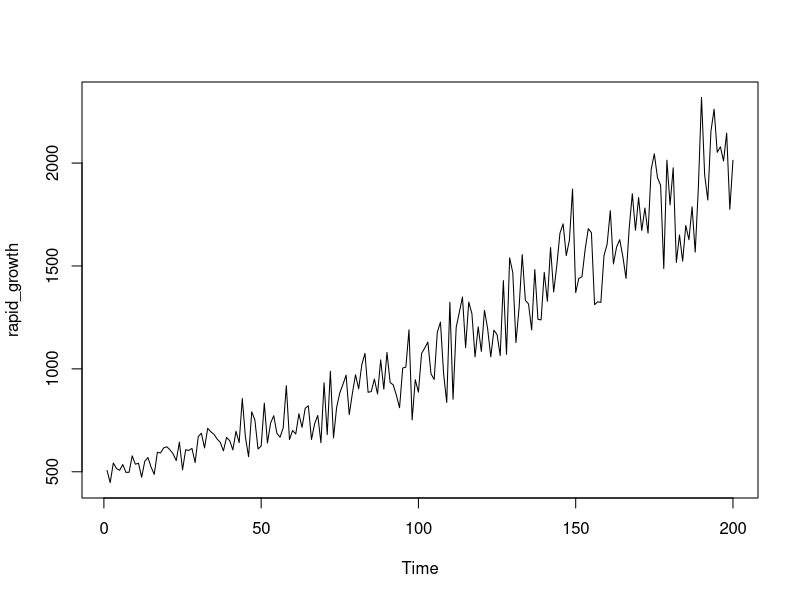
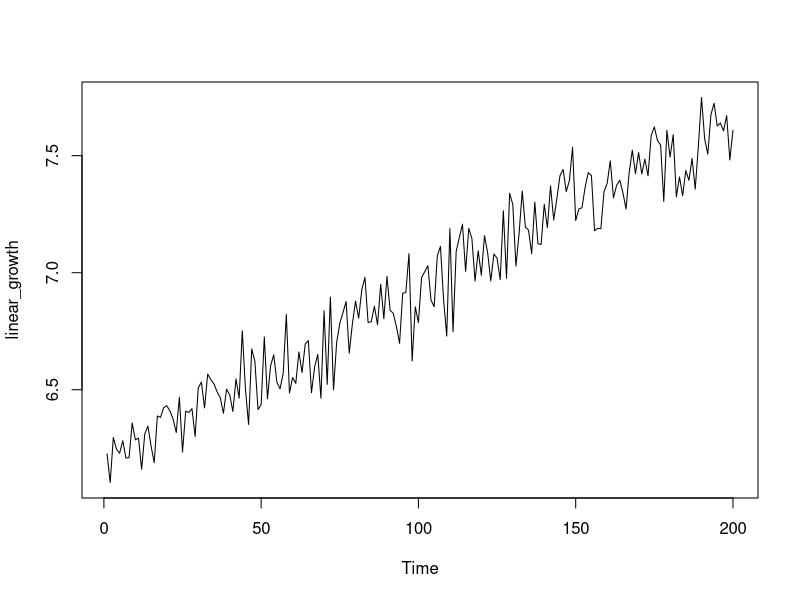
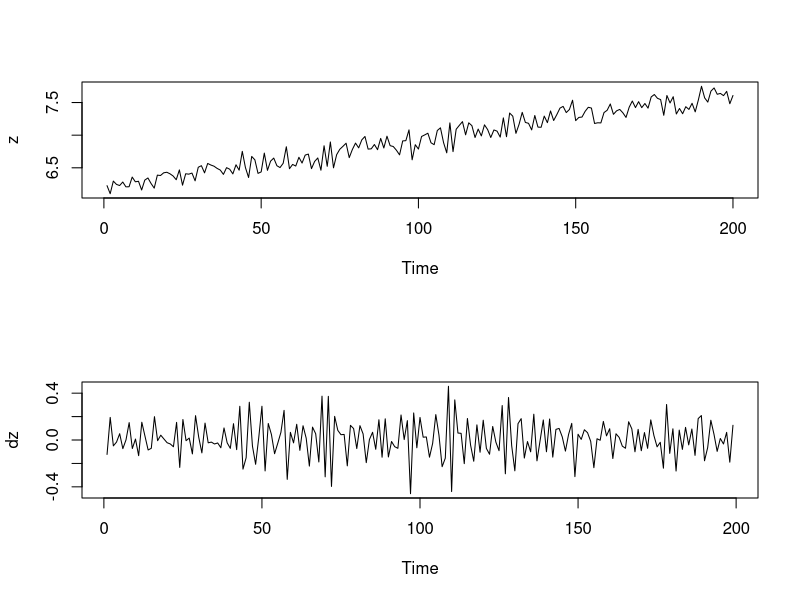
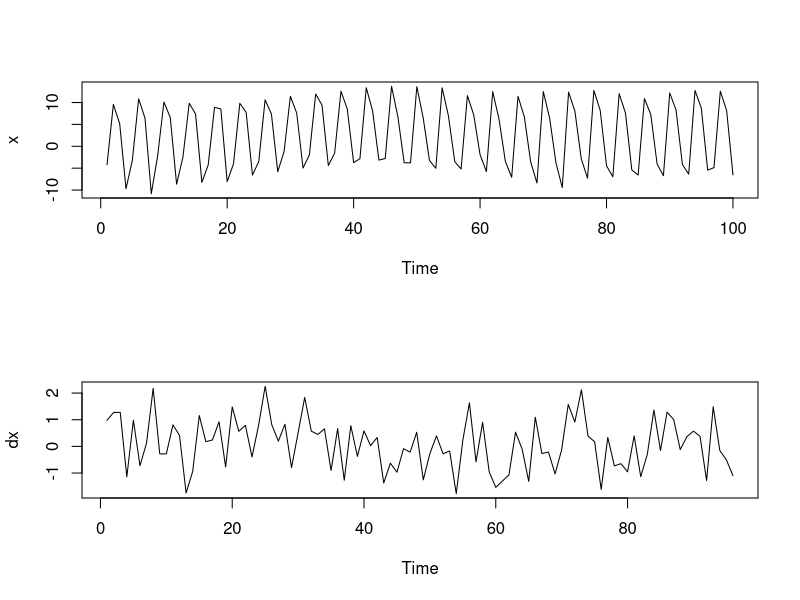
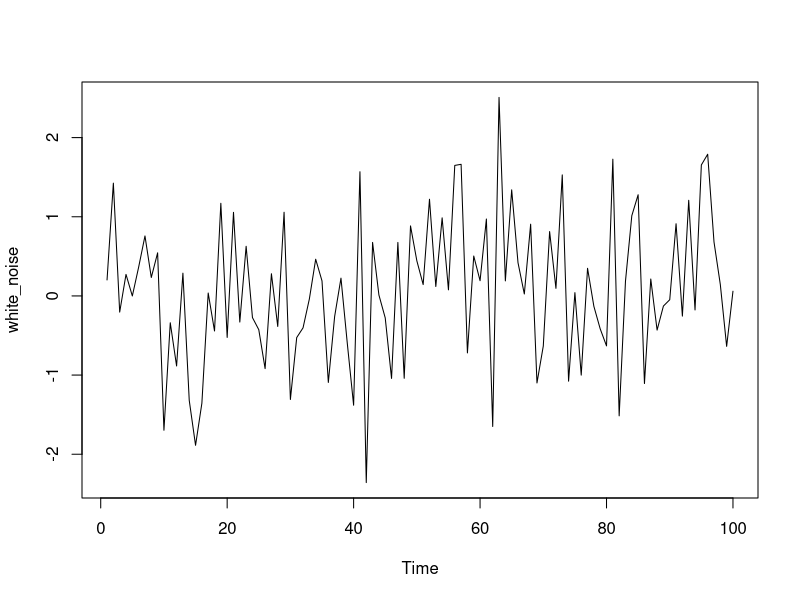
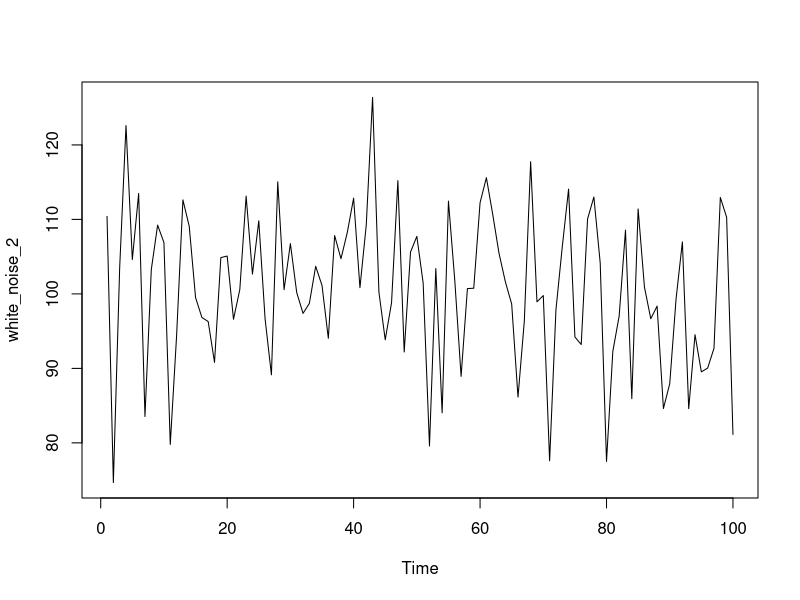
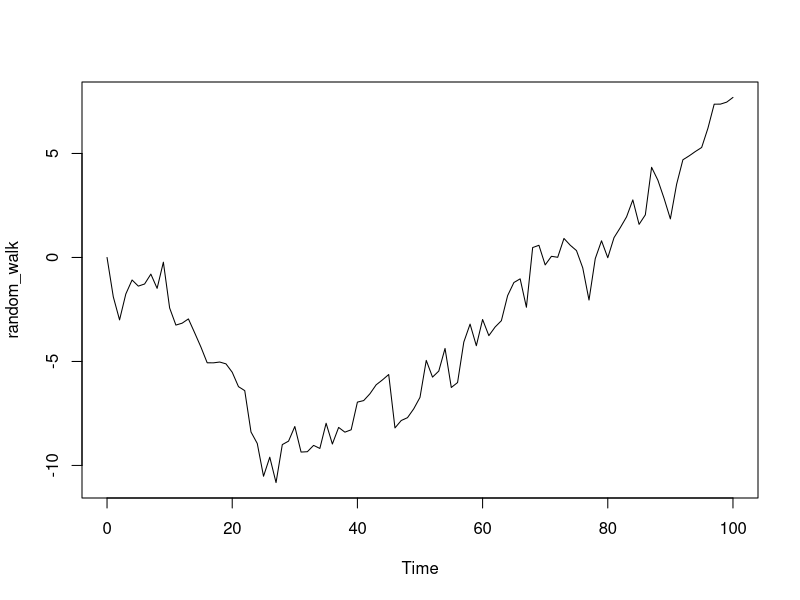
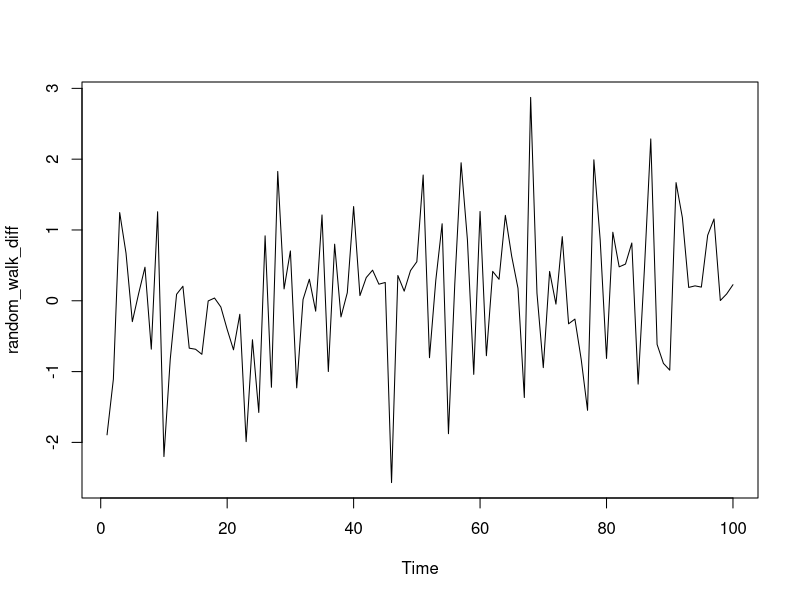

Reproduce these figures in R, in order.
# Exercise
# Removing trends in variability via the logarithmic transformation
# The logarithmic function log() is a data transformation that can be applied to positively valued time series data. It slightly shrinks observations that are greater than one towards zero, while greatly shrinking very large observations. This property can stabilize variability when a series exhibits increasing variability over time. It may also be used to linearize a rapid growth pattern over time.
# 
# The time series rapid_growth has already been loaded, and is shown in the figure on the right. Note the vertical range of the data.
# 
# Instructions
# 100 XP
# Apply the log() function to rapid_growth, saving the result as linear_growth.
# Use ts.plot() to show the transformed series linear_growth and note the condensed vertical range of the transformed data.
rapid_growth <- c(505.954737316542,447.35560816695,542.583090477044,516.063361274983,506.959924087797,535.016232606015,496.929129437996,497.562555328502,577.248300530956,536.855967325257,541.245940412262,473.497840289097,550.988961460551,569.410637437069,522.915183368473,487.200195130919,594.610786395524,591.173975668723,615.986775394564,621.317545120693,607.125046916761,587.036701378981,554.155438462285,644.117241827027,509.700025728118,607.094339401359,603.55118553444,613.621586650076,544.914334775047,670.811820766561,687.13161588209,615.581708859918,711.187318608945,694.297903386338,681.929344495129,659.140256189321,642.702057830158,601.530062712521,666.762307473106,650.965683100529,606.091343627865,696.678827373702,641.602509472816,855.771919797152,667.329074652784,573.491390192462,791.733265065015,751.591446783947,610.794814080548,624.65033623201,833.298991700858,639.886724484288,736.828256803519,772.292341071224,686.886519321095,667.763083378498,712.94149525726,918.183828402689,656.108907724902,700.497201964217,683.493272462585,781.737968201983,715.684280499056,808.287549436184,820.779546770362,656.885589359776,733.339974340827,773.538730437607,641.202740082118,932.21185739678,680.676565427109,988.282815285029,664.898568280288,813.528318290545,883.408798971726,924.274924691176,969.43211824107,777.329346514109,880.998409919801,971.358289510766,902.958423571348,1020.74565895517,1075.14831710597,886.170748719307,889.632200892515,950.390776999556,878.039522146964,1043.76763270868,901.108966040025,1079.65840856798,933.905398508361,921.9433013918,870.807113616954,811.139766624589,1004.26766243592,1008.17582581146,1189.48933735193,751.970606760973,947.475252330288,886.515305193286,1074.89426408969,1101.1306720708,1130.1854576199,975.849507265787,948.161009999662,1177.8226568287,1227.12713297946,976.995711035094,836.708871866655,1323.60473389093,852.35320730904,1200.82615703738,1274.47884753083,1349.2613900482,1102.63337196778,1324.85659429696,1268.71865481688,1058.22892886463,1204.08723498947,1084.65028499166,1284.43050935569,1195.28425174124,1058.42621256846,1188.0576623439,1166.59336076,1064.69458969538,1429.06852442551,1070.85280871704,1539.33053352377,1467.15710870044,1127.70582024314,1296.0717171226,1555.27412822535,1332.90372372162,1315.4236396165,1189.2461691901,1482.43394167998,1240.92868932515,1237.77196935431,1468.60833835437,1328.54569942606,1589.50783787689,1373.16295850591,1503.55627838567,1659.93756371734,1704.6136574176,1550.46378217986,1625.80261162794,1873.85823632632,1370.62086282574,1439.71135339554,1447.43691659102,1579.91576345679,1681.2571135903,1661.60589978392,1311.84684158442,1326.03084218461,1323.09951189813,1550.48631755657,1606.20420490403,1768.54014627508,1509.8367966576,1592.10861892944,1627.61875806856,1544.63289803997,1439.52343145633,1682.35177380745,1850.70970808186,1673.38009271644,1832.42716167314,1672.26717594592,1781.57683020519,1659.28985001442,1970.03886201406,2044.7123676587,1929.09019953541,1891.7042228956,1487.15774065956,2013.8721752695,1796.78863307401,1977.01825843918,1516.95521151591,1650.6039164404,1523.28339404562,1696.6181065012,1627.26087609279,1787.29683278825,1567.28735420676,1881.99627254267,2318.98327490681,1941.98786180548,1820.27972976969,2154.81229145692,2261.54706560833,2052.22139601365,2079.17104479186,2010.06086639259,2145.26059886687,1775.30080127631,2013.40704947701)
  
ts.plot(rapid_growth)
# Log rapid_growth
linear_growth <-log(rapid_growth)

# Plot linear_growth using ts.plot()
ts.plot(linear_growth)


# Exercise
# Removing trends in level by differencing
# The first difference transformation of a time series  consists of the differences (changes) between successive observations over time, that is .
# 
# Differencing a time series can remove a time trend. The function diff() will calculate the first difference or change series. A difference series lets you examine the increments or changes in a given time series. It always has one fewer observations than the original series.
# 
# The time series z has already been loaded, and is shown in the figure on the right.
# 
# Instructions
# 100 XP
# Apply the diff() function to z, saving the result as dz.
# Use ts.plot() to view a time series plot of the transformed series dz.
# Use two calls of length() to calculate the number of observations in z and dz, respectively.


z <- c(6.22644721334281,6.10335382233382,6.29634123585615,6.24622955111167,6.22843195527522,6.28229708775537,6.20844741922452,6.20972128804789,6.35827250415224,6.28572984126078,6.29387377889552,6.16014735145226,6.31171477530532,6.34460185650482,6.25941927762177,6.18867511691063,6.38790705099065,6.38211034916024,6.42322549478775,6.4318422960411,6.40873477794284,6.37508734151749,6.31744522223519,6.46788076206124,6.23382236782298,6.40868419809582,6.40283085141402,6.41937842976356,6.30062859840956,6.50848865168789,6.53252585448752,6.4225676888201,6.56693585306342,6.54290112400289,6.52492605202954,6.49093634370728,6.46568125422392,6.39947651373773,6.50243362179406,6.47845692668784,6.40703070676956,6.54632451169874,6.46396896781775,6.75200389180284,6.50328328954751,6.35174292371473,6.67422454855503,6.62219288746384,6.41476108293605,6.43719203115034,6.72539251138006,6.46129116769531,6.60235483491626,6.64936315848762,6.53216909563942,6.50393344502688,6.56939936271001,6.82239761937805,6.48632679303797,6.55179037142821,6.52721681333954,6.66151960536819,6.57323912069037,6.69491787322661,6.71025455545394,6.4875098623154,6.5976094065566,6.65097574043069,6.46334569409202,6.83756010365691,6.52308725269382,6.89596890707456,6.49963450012032,6.70138073649028,6.78378805946117,6.82900956493073,6.87671045494522,6.65586412994792,6.78105582107621,6.87869539045853,6.80567650980035,6.9282886773914,6.98021390044576,6.78690965068204,6.79080811988766,6.85687324422581,6.77769160645684,6.95059216963548,6.80362618929694,6.98439998172557,6.83937514670541,6.82648372642902,6.76942049838646,6.69844037789147,6.91201386077297,6.91589786378861,7.081279365728,6.62269723643191,6.85380081770285,6.78729839010667,6.97997757673786,7.00409281457646,7.0301370200274,6.88330838114885,6.85452432960534,7.07142280689253,7.11243105220367,6.88448226209977,6.72947618664758,7.1881141525679,6.74800100349129,7.09076506309115,7.15029262699804,7.20731260322573,7.00545657231082,7.18905950184368,7.14576273692186,6.96435196790078,7.09347707755427,6.98901289603892,7.15807071571375,7.0861393036455,6.96453837871522,7.08007503607121,7.06184312320099,6.970443266778,7.26477812949222,6.97621062749874,7.33910288239914,7.29108186763736,7.02794060038759,7.16709321266713,7.3494070973242,7.19511509230523,7.18191405213385,7.08107491410905,7.30144057114722,7.12361532128538,7.12106824351186,7.29207052275869,7.19184016387511,7.37117971137166,7.22487208663911,7.31558843331146,7.41453526842476,7.44109377015137,7.34630937946721,7.39375688767601,7.5357548122989,7.2230191007094,7.27219792344658,7.27754962755863,7.3651268103319,7.42729707447298,7.41553982321997,7.17919122609255,7.18994543004138,7.18773237814052,7.34632391396533,7.38162903767151,7.47790970913714,7.31975684228401,7.37281459204766,7.39487334104795,7.34254155465234,7.27206738741634,7.42794795886081,7.52332447049693,7.42260086748169,7.51339668490706,7.42193557510494,7.48525411080987,7.41414498862142,7.58580854844815,7.62301240707291,7.56480377155094,7.54523340699751,7.30462202063205,7.60781460317569,7.4937562577587,7.58934505855497,7.32446045453292,7.4088965098932,7.32862341178055,7.4363921995442,7.39465343615595,7.48845960812977,7.35710160410629,7.5400883395603,7.74888412502893,7.5714673984741,7.50674546593622,7.67545889501181,7.72380440037869,7.62667809326483,7.63972455710096,7.605920282382,7.67101631529587,7.48172515305964,7.60758361556912)

# Generate the first difference of z
dz <- diff(z)

# Plot dz
par(mfrow=c(2,1))
ts.plot(z)
ts.plot(dz)
par(mfrow=c(1,1))
# View the length of z and dz, respectively
length(z)
length(dz)


# Exercise
# Removing seasonal trends with seasonal differencing
# For time series exhibiting seasonal trends, seasonal differencing can be applied to remove these periodic patterns. For example, monthly data may exhibit a strong twelve month pattern. In such situations, changes in behavior from year to year may be of more interest than changes from month to month, which may largely follow the overall seasonal pattern.
# 
# The function diff(..., lag = s) will calculate the lag s difference or length s seasonal change series. For monthly or quarterly data, an appropriate value of s would be 12 or 4, respectively. The diff() function has lag = 1 as its default for first differencing. Similar to before, a seasonally differenced series will have s fewer observations than the original series.
# 
# Instructions
# 100 XP
# Instructions
# 100 XP
# The time series x has already been loaded, and is shown in the adjoining figure ranging below -10 to above +10. Apply the diff(..., lag = 4) function to x, saving the result as dx.
# Use ts.plot() to show the transformed series dx and note the condensed vertical range of the transformed data.
# Use two calls of length() to calculate the number of observations in x and dx, respectively.

x <- c(-4.19803335973822,9.56900905050747,5.17514338906622,-9.69164636184119,-3.21529357476552,10.8436693062559,6.45215865708188,-10.8335590731441,-2.23535073514566,10.119832962947,6.57964573528545,-8.65656473226148,-2.51500138847406,9.83743416797243,7.38619432726046,-8.24350355631342,-4.26403257072438,8.89886143008727,8.54433581556254,-8.06691284107053,-4.02302530566536,9.82267856454484,7.77285238609707,-6.58777686807675,-3.45917112006633,10.6138505016733,7.37445047382904,-5.79871450522201,-1.20471055826558,11.4292358845515,7.57004694873634,-4.96838375977415,-2.00378659668805,11.9413482982078,9.40667210265289,-4.39658482425492,-1.55557889273259,12.5998771289623,8.50291637845889,-3.72896826710606,-2.82700000921691,13.3759812867942,8.12894114749321,-3.14924907770406,-2.79947272334396,13.7105701226795,6.75521688156725,-3.77974417787649,-3.76827394084617,13.6253358560593,6.53793056349892,-3.24909834265677,-5.02419102826334,13.3553731337997,6.93116080641335,-3.52735350362993,-5.19732896878058,11.5797913233393,7.16244857247412,-1.89460681643879,-5.77779700690048,12.4826952884178,6.20808841277938,-3.43403797043816,-7.08072100968159,11.4136557746633,6.74199013667799,-3.53237586423137,-8.39354230059932,12.5072611286297,6.47317547164243,-3.74524618197473,-9.42620870823793,12.3808170457897,8.04824272204917,-2.83152774381656,-7.30189285880787,12.7658383061004,8.22369850629786,-4.44813067987144,-6.96355759602497,12.0340049862918,7.57492470964176,-5.40221818593254,-6.56819814480662,10.8964815061608,7.27657057973042,-4.03787337902209,-6.72301328397502,12.1808149692035,8.28516213832065,-4.15934247966369,-6.36067044646075,12.7530177649457,8.66591165178255,-5.44053784032607,-4.87493170537183,12.6001974041011,8.16258920594197,-6.53957167229621)

# Generate a diff of x with lag = 4. Save this to dx
dx <- diff(x, lag = 4)

# Plot dx
par(mfrow=c(2,1))
ts.plot(x)
ts.plot(dx)  
par(mfrow=c(1,1))

# View the length of x and dx, respectively 
length(x)
length(dx)
  


# Exercise
# Simulate the white noise model
# The white noise (WN) model is a basic time series model. It is also a basis for the more elaborate models we will consider. We will focus on the simplest form of WN, independent and identically distributed data.
# 
# The arima.sim() function can be used to simulate data from a variety of time series models. ARIMA is an abbreviation for the autoregressive integrated moving average class of models we will consider throughout this course.
# 
# An ARIMA(p, d, q) model has three parts, the autoregressive order p, the order of integration (or differencing) d, and the moving average order q. We will detail each of these parts soon, but for now we note that the ARIMA(0, 0, 0) model, i.e., with all of these components zero, is simply the WN model.
# 
# In this exercise, you will practice simulating a basic WN model.
# 
# Instructions
# 100 XP
# Use arima.sim() to simulate from the WN model with list(order = c(0, 0, 0)). Set the n argument equal to 100 to produce 100 observations. Save this data as white_noise.
# Plot your white_noise object using ts.plot().
# Replicate your original call to arima.sim() but this time set the mean argument to 100 and the sd argument to 10. Save this data as white_noise_2.
# Plot your white_noise_2 object with another call to ts.plot().


# Simulate a WN model with list(order = c(0, 0, 0))
white_noise <- arima.sim(model = list(order = c(0,0,0)), n = 100)

# Plot your white_noise data
ts.plot(white_noise)

# Simulate from the WN model with: mean = 100, sd = 10
white_noise_2 <- arima.sim(model = list(order = c(0,0,0)), n = 100, mean = 100, sd = 10)

# Plot your white_noise_2 data
ts.plot(white_noise_2)


# Exercise
# Estimate the white noise model
# For a given time series y we can fit the white noise (WN) model using the arima(..., order = c(0, 0, 0)) function. Recall that the WN model is an ARIMA(0,0,0) model. Applying the arima() function returns information or output about the estimated model. For the WN model this includes the estimated mean, labeled intercept, and the estimated variance, labeled sigma^2.
# 
# In this exercise, you'll explore the qualities of the WN model. What is the estimated mean? Compare this with the sample mean using the mean() function. What is the estimated variance? Compare this with the sample variance using the var() function.
# 
# The time series y has already been loaded, and is shown in the adjoining figure.
# 
# Instructions
# 100 XP
# Instructions
# 100 XP
# Use arima() to estimate the WN model for y. Be sure to include the order = c(0, 0, 0) argument after specifying your data.
# Calculate the mean and variance of y using mean() and var(), respectively. Compare the results with the output of your arima() command.

y <- c(109.761335203807,98.3161015661823,100.63294691568,88.7433987127593,101.872377016961,104.628357308022,96.6446185677499,102.861935537741,112.762472095071,82.2321895604405,88.9443425162465,94.603184959066,105.611134283638,113.827759889612,104.823186799211,101.296287605209,82.9845883499902,88.9605839815819,100.600456607996,91.035249256563,100.1928594042,95.3253727241077,94.5864315510523,121.358295918349,87.3787382991481,96.8900652561591,90.5130974518601,99.9084292221271,102.569341770317,104.961440623652,104.734635474905,88.0046450549299,100.779432761891,121.647764133843,85.7708319146464,79.1542817751461,98.1884698770029,99.9000575918412,98.9108408854003,101.644224781541,102.795262786231,84.6511153287627,96.478695879623,105.815471102771,98.5186873070791,105.24366218935,109.612642086809,85.1420130618153,82.8144174251857,103.036291436483,93.5696735465724,98.0892223944794,81.2546061795588,109.185538293753,80.4318090604482,103.559532399435,80.2226855501286,84.9747654707037,107.783629803383,92.612875815647,99.8029344059519,107.250849637866,98.6637847611836,91.9227453154993,98.3264180218282,112.734017659718,96.0281067924588,92.6490908853105,83.0848439102975,97.2219648542801,106.613612756687,97.3694287042478,108.784654442207,104.918584253723,84.4434297475219,85.6078609998276,96.5152905606852,94.1810528014953,85.0285128829162,63.2662175136146,87.2213673144322,103.522954295167,105.602155542432,103.260391527392,101.115192549417,108.456965675889,97.676314341323,103.010808274931,100.617555510141,105.581077298303,98.7272241180465,98.4399563595089,90.7821910344929,92.7459923258825,102.937624393826,83.9530591640689,110.159366234931,104.175781699309,99.2787550528578,103.251148823917)

y <- ts(y, start = 1, end = 100, frequency = 1)

# Fit the WN model to y using the arima command
arima(y, order = c(0,0,0))

# Calculate the sample mean and sample variance of y
mean(y)
var(y)

# Exercise
# Simulate the random walk model
# The random walk (RW) model is also a basic time series model. It is the cumulative sum (or integration) of a mean zero white noise (WN) series, such that the first difference series of a RW is a WN series. Note for reference that the RW model is an ARIMA(0, 1, 0) model, in which the middle entry of 1 indicates that the model's order of integration is 1.
# 
# The arima.sim() function can be used to simulate data from the RW by including the model = list(order = c(0, 1, 0)) argument. We also need to specify a series length n. Finally, you can specify a sd for the series (increments), where the default value is 1.
# 
# Instructions
# 100 XP
# Instructions
# 100 XP
# Use arima.sim() to generate a RW model. Set the model argument equal to list(order = c(0, 1, 0)) to generate a RW-type model and set n equal to 100 to produce 100 observations. Save this to random_walk.
# Use ts.plot() to plot your random_walk data.
# Use diff() to calculate the first difference of your random_walk data. Save this as random_walk_diff.
# Use another call to ts.plot() to plot random_walk_diff.

# Generate a RW model using arima.sim
random_walk <- arima.sim(model = list(order = c(0, 1, 0)), n = 100)

# Plot random_walk
ts.plot(random_walk)

# Calculate the first difference series
random_walk_diff <- diff(random_walk)

# Plot random_walk_diff
ts.plot(random_walk_diff)


# Exercise
# Simulate the random walk model with a drift
# A random walk (RW) need not wander about zero, it can have an upward or downward trajectory, i.e., a drift or time trend. This is done by including an intercept in the RW model, which corresponds to the slope of the RW time trend.
# 
# For an alternative formulation, you can take the cumulative sum of a constant mean white noise (WN) series, such that the mean corresponds to the slope of the RW time trend.
# 
# To simulate data from the RW model with a drift you again use the arima.sim() function with the model = list(order = c(0, 1, 0)) argument. This time, you should add the additional argument mean = ... to specify the drift variable, or the intercept.
# 
# Instructions
# 100 XP
# Use arima.sim() to generate another RW model. Set the model argument equal to list(order = c(0, 1, 0)) to generate a RW-type model and set n equal to 100 to produce 100 observations. Set the mean argument to 1 to produce a drift. Save this to rw_drift.
# Use ts.plot() to plot your rw_drift data.
# Use diff() to calculate the first difference of your rw_drift data. Save this as rw_drift_diff.
# Use another call to ts.plot() to plot rw_drift_diff.


# Generate a RW model with a drift uing arima.sim
rw_drift <- arima.sim(model = list(order = c(0,1,0)), n = 100, mean = 1)

# Plot rw_drift
ts.plot(rw_drift)

# Calculate the first difference series
rw_drift_diff <- diff(rw_drift)

# Plot rw_drift_diff
ts.plot(rw_drift_diff)
mean(rw_drift_diff)


# Exercise
# Estimate the random walk model
# For a given time series y we can fit the random walk model with a drift by first differencing the data, then fitting the white noise (WN) model to the differenced data using the arima() command with the order = c(0, 0, 0)) argument.
# 
# The arima() command displays information or output about the fitted model. Under the Coefficients: heading is the estimated drift variable, named the intercept. Its approximate standard error (or s.e.) is provided directly below it. The variance of the WN part of the model is also estimated under the label sigma^2.
# 
# Instructions
# 70 XP
# Instructions
# 70 XP
# The time series random_walk has already been loaded, and is shown in the adjoining figure. Use diff() to generate the first difference of the data. Save this to rw_diff.
# Use ts.plot() to plot your differenced data
# Use arima() to fit the WN model for the differenced data. To do so, set the x argument to rw_diff and set the order argument to c(0, 0, 0). Store the model in model_wn.
# Store the intercept value of model_wn in int_wn. You can obtain this value using model_wn$coef.
# Use ts.plot() to reproduce your original plot of random_walk.
# Add the estimated time trend to the adjoining plot with the function abline(). You can use int_wn as the second argument.

random_walk <- c(0,0.840799690805892,0.637459389341622,0.757921658699468,0.51187422142312,0.113766891514572,0.278972783338605,0.277594629974007,0.603058933300874,2.91209633642732,3.18199136208394,2.55157314365465,3.26756203062092,4.99979931564387,7.10915802250204,8.01070864926096,8.23772461506037,8.70157227268806,9.05126103820082,13.3200713895243,12.167575412894,11.5324303105757,12.2601004793325,12.5767819422196,12.6632633175434,12.7256680349732,13.1994836806694,12.8396495033226,13.5061940806857,15.4816848106994,16.177107725103,16.8365295156745,16.6163362311588,16.1808336886557,16.9662659934889,16.7270308469477,17.6561798270108,20.8901636724502,20.0567603436916,22.4168556898516,23.1628256130545,22.9168361903724,21.9326982045095,22.65474670326,23.6325743016245,24.8637728096747,25.5358779389007,27.2225699268809,27.3721605280673,29.0197579376152,30.86984194858,32.4859913444825,33.1883373188887,33.7998279266371,32.7718376006665,33.3293449130956,36.0168049817462,36.4458500836042,38.2388466589622,39.1157216648363,38.7992108420878,39.2275167845668,37.5690113188738,40.0882062820111,40.5380768982454,40.757863652738,41.5757014101746,41.1067983652453,41.1064560275605,40.645532029424,39.5554850868954,40.4312197530977,41.9604182429803,43.6866496098288,45.2350442037095,45.9024581686138,47.540457130699,49.0971826208823,48.9170239101692,48.0796342742815,46.7765324003763,47.9775098038997,46.4334192966129,45.9453639155814,47.0727461261722,47.1890042341391,51.2925270988872,52.1247376806133,51.3796798321698,52.127045835946,51.2230171217941,52.6301981357515,52.4262448587789,51.3564738575462,52.2017865810857,53.3817249795485,55.0244437963563,55.9303590282021,55.5117187960721,58.308031867784,58.1183345226755)
  
random_walk <- ts(random_walk, start = 1, end = 100, frequency = 1)

# Difference your random_walk data
rw_diff <- diff(random_walk)

# Plot rw_diff
ts.plot(rw_diff)

# Now fit the WN model to the differenced data
model_wn <- arima(rw_diff, order = c(0,0,0))

# Store the value of the estimated time trend (intercept)
int_wn <- model_wn$coef

# Plot the original random_walk data
ts.plot(random_walk)

# Use abline(0, ...) to add time trend to the figure
abline(0, int_wn)
